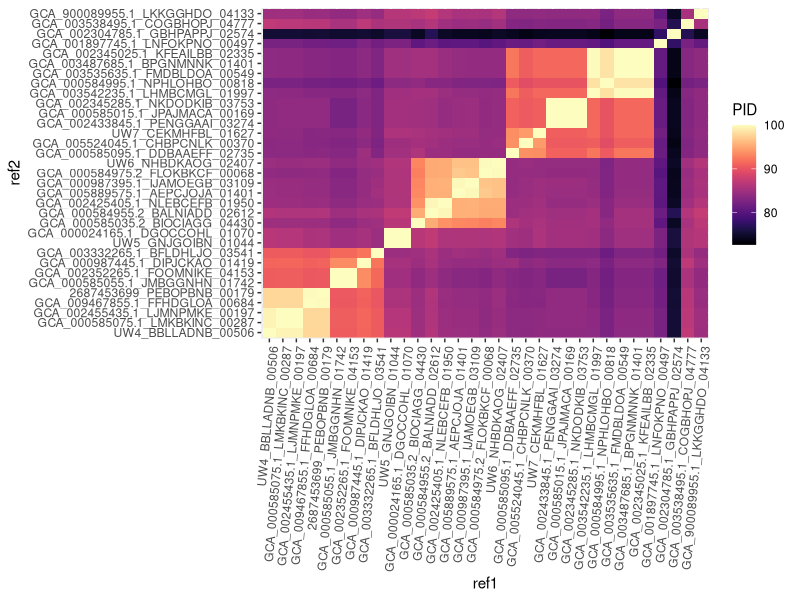

Write the R code that produced this figure. (Note: this script raises an error after producing the figure.)
library(tidyverse)
library(viridis)

# Pairwise BLAST results for ppk1 sequences from reference genomes

blast <- read.delim("results/ppk1_tree/orfs/indv_ppk1_seqs/accumulibacter-ppk1-blast-PID.tsv", header=FALSE, sep="\t")

blast_pid <- blast %>% select(V1, V2, V3)
colnames(blast_pid) <- c("ref1", "ref2", "PID")

names <- read.delim("results/ppk1_tree/orfs/indv_ppk1_seqs/ppk1-refs-list.txt", header=FALSE, sep="\t")
colnames(names) <- c("locus", "genome")
metadata <- read.csv("metadata/accumulibacter-genomes-refs-information.csv")

locus_order <- c('UW4_BBLLADNB_00506',
                 'GCA_000585075.1_LMKBKINC_00287',
                 'GCA_002455435.1_LJMNPMKE_00197',
                 'GCA_009467855.1_FFHDGLOA_00684',
                 '2687453699_PEBOPBNB_00179',
                 'GCA_000585055.1_JMBGGNHN_01742',
                 'GCA_002352265.1_FOOMNIKE_04153',
                 'GCA_000987445.1_DIPJCKAO_01419',
                 'GCA_003332265.1_BFLDHLJO_03541',
                 'UW5_GNJGOIBN_01044',
                 'GCA_000024165.1_DGOCCOHL_01070',
                 'GCA_000585035.2_BIOCIAGG_04430',
                 'GCA_000584955.2_BALNIADD_02612',
                 'GCA_002425405.1_NLEBCEFB_01950',
                 'GCA_005889575.1_AEPCJOJA_01401',
                 'GCA_000987395.1_IJAMOEGB_03109',
                 'GCA_000584975.2_FLOKBKCF_00068',
                 'UW6_NHBDKAOG_02407',
                 'GCA_000585095.1_DDBAAEFF_02735',
                 'GCA_005524045.1_CHBPCNLK_00370',
                 'UW7_CEKMHFBL_01627',
                 'GCA_002433845.1_PENGGAAI_03274',
                 'GCA_000585015.1_JPAJMACA_00169',
                 'GCA_002345285.1_NKDODKIB_03753',
                 'GCA_003542235.1_LHMBCMGL_01997',
                 'GCA_000584995.1_NPHLOHBO_00818',
                 'GCA_003535635.1_FMDBLDOA_00549',
                 'GCA_003487685.1_BPGNMNNK_01401',
                 'GCA_002345025.1_KFEAILBB_02335',
                 'GCA_001897745.1_LNFOKPNO_00497',
                 'GCA_002304785.1_GBHPAPPJ_02574',
                 'GCA_003538495.1_COGBHOPJ_04777',
                 'GCA_900089955.1_LKKGGHDO_04133')

blast_pid$ref1 <- factor(blast_pid$ref1, levels=c(locus_order))
blast_pid$ref2 <- factor(blast_pid$ref2, levels=c(locus_order))

ppk_heatmap <- blast_pid %>% ggplot(aes(x=ref1, y=ref2, fill=PID)) + geom_raster() + scale_fill_viridis(option="magma") + theme(axis.text.x= element_text(angle=85, hjust=1))

ggsave("figures/ppk_blast_PID_heatmap.png", ppk_heatmap, width=20, height=15, units=c("cm"))

write.csv(blast_pid, "results/ppk1_tree/hits/acc-pairwise-ppk1-blast-pid.csv", quote=FALSE, row.names = FALSE)
